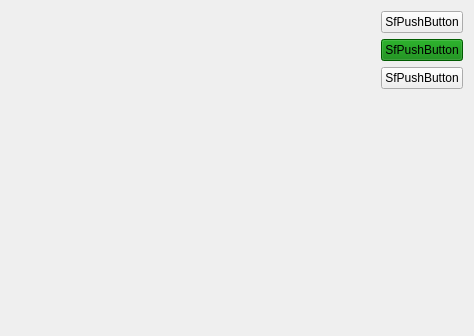
<?xml version="1.0" encoding="UTF-8"?>
<ui version="4.0">
 <class>Form</class>
 <widget class="QWidget" name="Form">
  <property name="geometry">
   <rect>
    <x>0</x>
    <y>0</y>
    <width>474</width>
    <height>336</height>
   </rect>
  </property>
  <property name="windowTitle">
   <string>Form</string>
  </property>
  <layout class="QGridLayout">
   <property name="sizeConstraint">
    <enum>QLayout::SetDefaultConstraint</enum>
   </property>
   <item row="1" column="1">
    <widget class="sf::PushButton" name="sfPushButton_2">
     <property name="sizePolicy">
      <sizepolicy hsizetype="Fixed" vsizetype="Fixed">
       <horstretch>0</horstretch>
       <verstretch>0</verstretch>
      </sizepolicy>
     </property>
     <property name="toolTip">
      <string>A inherited push button</string>
     </property>
     <property name="whatsThis">
      <string>The a button for testing properties.</string>
     </property>
     <property name="styleSheet">
      <string notr="true">background-color: green;
     qproperty-iconSource: &quot;:/action/clear&quot;;
    </string>
     </property>
     <property name="text">
      <string>SfPushButton</string>
     </property>
     <property name="iconSize">
      <size>
       <width>24</width>
       <height>24</height>
      </size>
     </property>
     <property name="iconSource">
      <string>:/action/clear</string>
     </property>
    </widget>
   </item>
   <item row="0" column="0" rowspan="4">
    <widget class="sf::AnalogClock" name="sfAnalogClock">
     <property name="sizePolicy">
      <sizepolicy hsizetype="Preferred" vsizetype="Expanding">
       <horstretch>0</horstretch>
       <verstretch>0</verstretch>
      </sizepolicy>
     </property>
     <property name="toolTip">
      <string>The current time</string>
     </property>
     <property name="whatsThis">
      <string>The analog clock widget displays the current time.</string>
     </property>
    </widget>
   </item>
   <item row="0" column="1">
    <widget class="sf::PushButton" name="sfPushButton">
     <property name="sizePolicy">
      <sizepolicy hsizetype="Fixed" vsizetype="Fixed">
       <horstretch>0</horstretch>
       <verstretch>0</verstretch>
      </sizepolicy>
     </property>
     <property name="toolTip">
      <string>A inherited push button</string>
     </property>
     <property name="whatsThis">
      <string>The a button for testing properties.</string>
     </property>
     <property name="text">
      <string>SfPushButton</string>
     </property>
     <property name="iconSize">
      <size>
       <width>24</width>
       <height>24</height>
      </size>
     </property>
     <property name="iconSource">
      <string notr="true">:/logo/scanframe</string>
     </property>
    </widget>
   </item>
   <item row="2" column="1">
    <widget class="sf::PushButton" name="sfPushButton_3">
     <property name="sizePolicy">
      <sizepolicy hsizetype="Fixed" vsizetype="Fixed">
       <horstretch>0</horstretch>
       <verstretch>0</verstretch>
      </sizepolicy>
     </property>
     <property name="toolTip">
      <string>A inherited push button</string>
     </property>
     <property name="whatsThis">
      <string>The a button for testing properties.</string>
     </property>
     <property name="text">
      <string>SfPushButton</string>
     </property>
     <property name="iconSize">
      <size>
       <width>24</width>
       <height>24</height>
      </size>
     </property>
     <property name="iconSource">
      <string notr="true">:/action/reload</string>
     </property>
    </widget>
   </item>
  </layout>
 </widget>
 <customwidgets>
  <customwidget>
   <class>sf::AnalogClock</class>
   <extends>QWidget</extends>
   <header>AnalogClock.h</header>
  </customwidget>
  <customwidget>
   <class>sf::PushButton</class>
   <extends>QPushButton</extends>
   <header>SfPushButton.h</header>
  </customwidget>
 </customwidgets>
 <resources>
  <include location="../com/misc/qt/res/resource.qrc"/>
 </resources>
 <connections/>
</ui>
